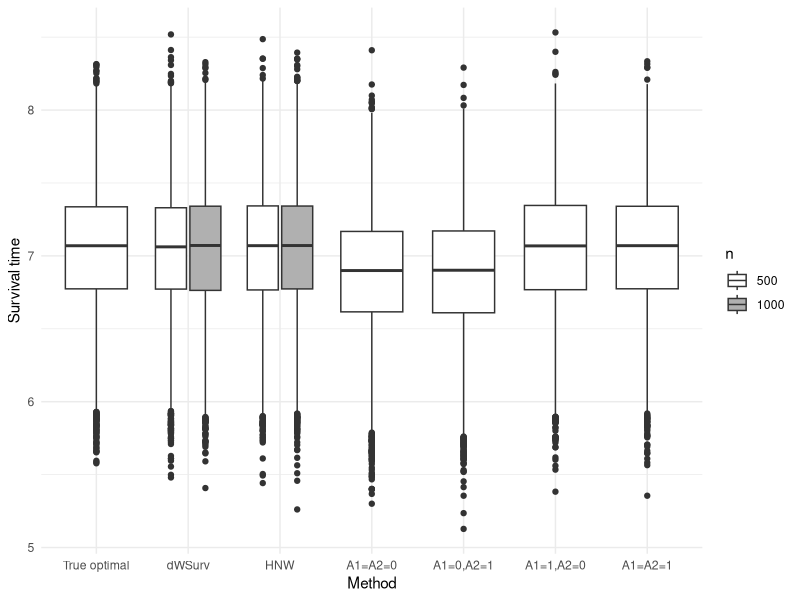
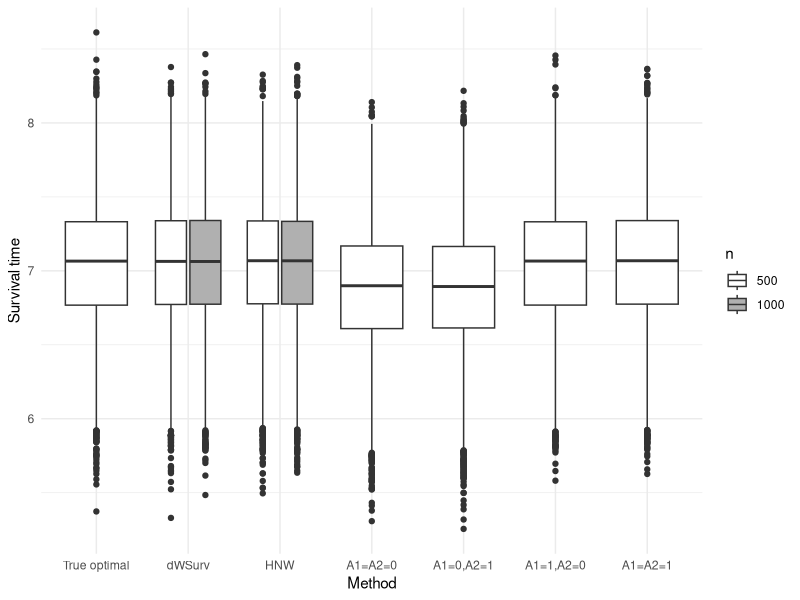
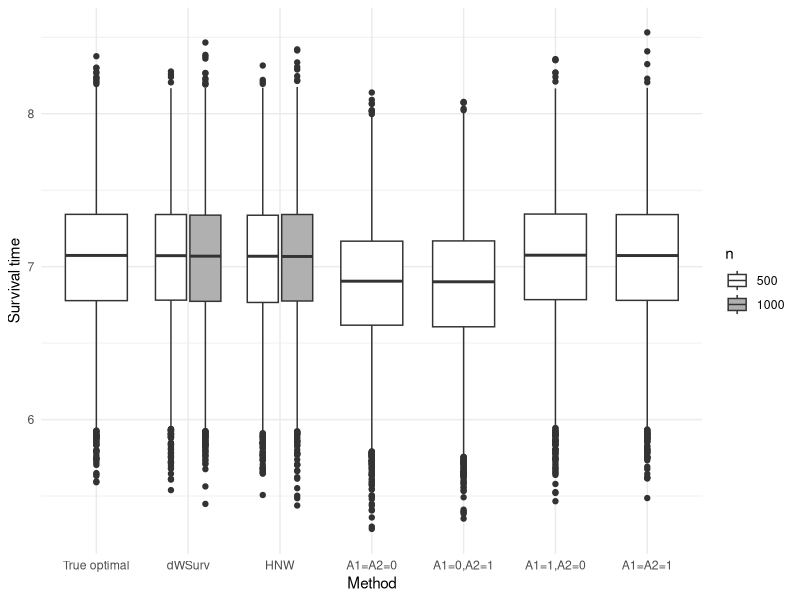
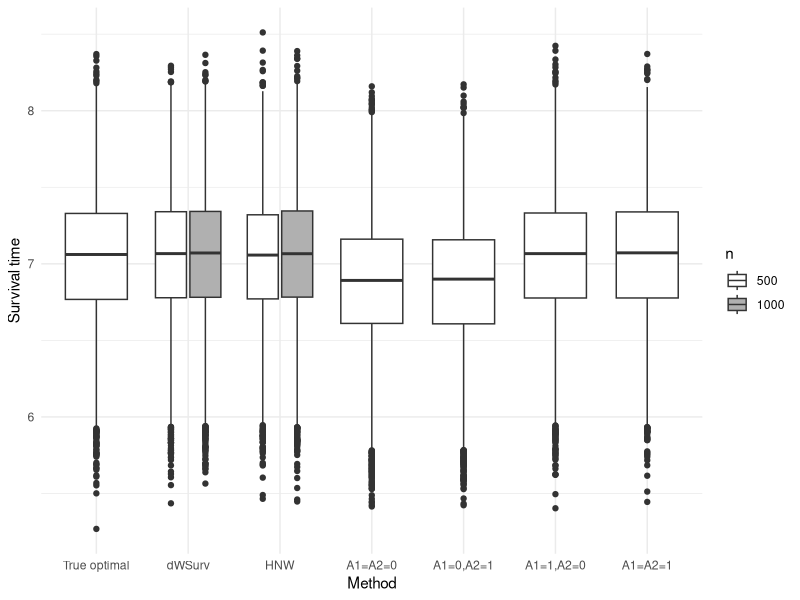
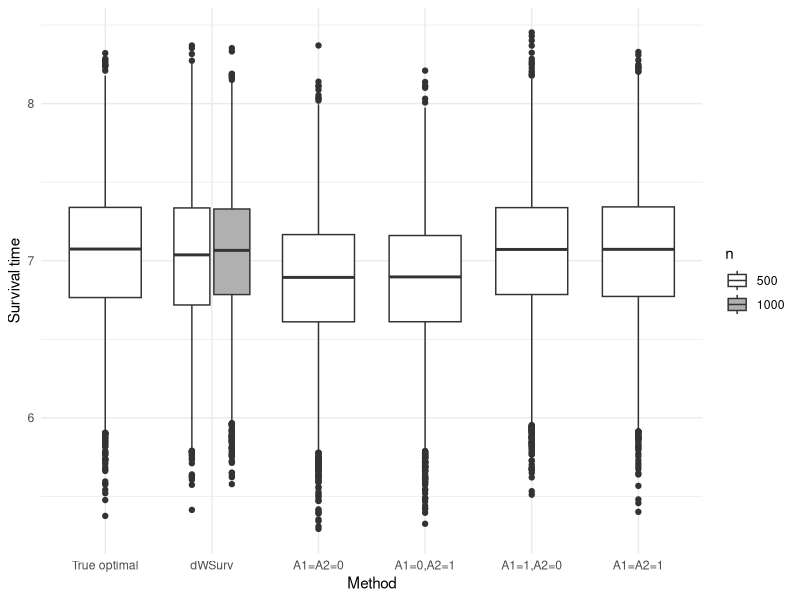
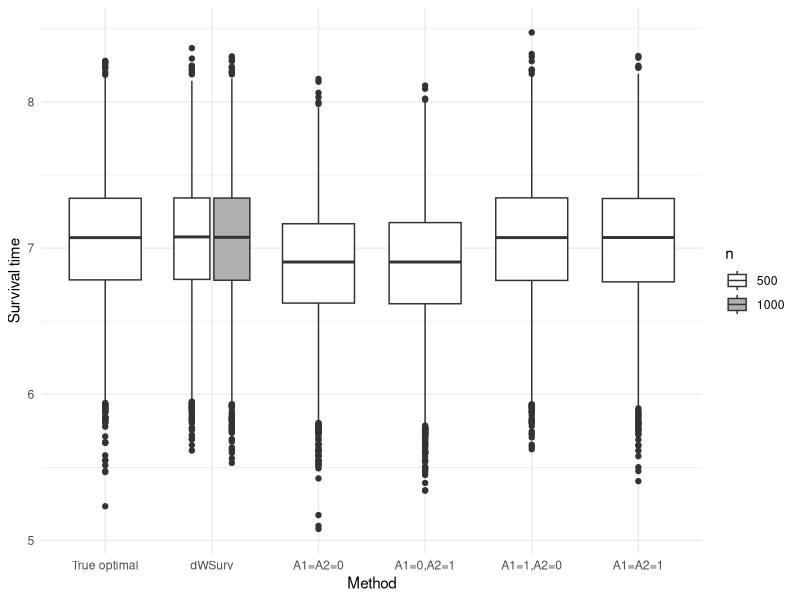

Write R code to recreate these figures, in order.
###########################################################################
# Description:  This R script allows reproducing the plots in Section 4 of
#               Supplemental_simulations.pdf
#
# User instructions: The folder 'Reproduce_simulations_results' should be
#               saved on the user's computer. The variable mainpath should
#               be replaced by the location of that folder on the user's
#               computer.
#
# Important note: The following script depends on how the simulation 
#               results in .txt are sorted in their corresponding folders. 
#               The .txt files should be sorted by name.
#
# Last updated: July 26, 2018
###########################################################################

library(ggplot2)
# mainpath refers to the location of the folder 'Reproduce_simulations_results'
mainpath <- "C:/Users/Gabrielle/Google Drive/McGill - PhD/Thesis/dw-SM/JASA/Supplementary Material/Reproduce_simulations_results/"
secpath <- "Comparison_survival_time/Results/"
setwd(paste(mainpath, secpath, sep = ""))


#### Visualize survival time distribution, n=500 and 1000, independent censoring 30% ####
d500 <- read.table("indep30_500.txt")
d1000 <- read.table("indep30_1000.txt")

dall <- as.data.frame(c(as.matrix(d500), as.matrix(d1000)))
colnames(dall) <- "survtime"
dall$method <- as.factor(rep(rep(c("True optimal", "dWSurv", "HNW", "A1=A2=0", "A1=0,A2=1", "A1=1,A2=0", "A1=A2=1"), each = 10000), 2))
dall$n <- as.factor(rep(c(500, 1000), each = 70000))
dall$method <- factor(dall$method, levels = c("True optimal", "dWSurv", "HNW", "A1=A2=0", "A1=0,A2=1", "A1=1,A2=0", "A1=A2=1"))
dall <- dall[which(dall$method %in% c("dWSurv", "HNW") | dall$n == "500"),]

png(paste(mainpath, "Comparison_survival_time/compare_indep30.png", sep = ""), width = 643, height = 375)
ggplot(dall, aes(x= method, y = survtime, fill = n)) + geom_boxplot() + theme_minimal() + scale_fill_manual(values = c("white", "grey69")) + xlab("Method") + ylab("Survival time")
dev.off()

#### Visualize survival time distribution, n=500 and 1000, independent censoring 60% ####
d500 <- read.table("indep60_500.txt")
d1000 <- read.table("indep60_1000.txt")

dall <- as.data.frame(c(as.matrix(d500), as.matrix(d1000)))
colnames(dall) <- "survtime"
dall$method <- as.factor(rep(rep(c("True optimal", "dWSurv", "HNW", "A1=A2=0", "A1=0,A2=1", "A1=1,A2=0", "A1=A2=1"), each = 10000), 2))
dall$n <- as.factor(rep(c(500, 1000), each = 70000))
dall$method <- factor(dall$method, levels = c("True optimal", "dWSurv", "HNW", "A1=A2=0", "A1=0,A2=1", "A1=1,A2=0", "A1=A2=1"))
dall <- dall[which(dall$method %in% c("dWSurv", "HNW") | dall$n == "500"),]

png(paste(mainpath, "Comparison_survival_time/compare_indep60.png", sep = ""), width = 643, height = 375)
ggplot(dall, aes(x= method, y = survtime, fill = n)) + geom_boxplot() + theme_minimal() + scale_fill_manual(values = c("white", "grey69")) + xlab("Method") + ylab("Survival time")
dev.off()

#### Visualize survival time distribution, n=500 and 1000, baseline dependent censoring 30% ####
d500 <- read.table("X1dep30_500.txt")
d1000 <- read.table("X1dep30_1000.txt")

dall <- as.data.frame(c(as.matrix(d500), as.matrix(d1000)))
colnames(dall) <- "survtime"
dall$method <- as.factor(rep(rep(c("True optimal", "dWSurv", "HNW", "A1=A2=0", "A1=0,A2=1", "A1=1,A2=0", "A1=A2=1"), each = 10000), 2))
dall$n <- as.factor(rep(c(500, 1000), each = 70000))
dall$method <- factor(dall$method, levels = c("True optimal", "dWSurv", "HNW", "A1=A2=0", "A1=0,A2=1", "A1=1,A2=0", "A1=A2=1"))
dall <- dall[which(dall$method %in% c("dWSurv", "HNW") | dall$n == "500"),]

png(paste(mainpath, "Comparison_survival_time/compare_X1dep30.png", sep = ""), width = 643, height = 375)
ggplot(dall, aes(x= method, y = survtime, fill = n)) + geom_boxplot() + theme_minimal() + scale_fill_manual(values = c("white", "grey69")) + xlab("Method") + ylab("Survival time")
dev.off()

#### Visualize survival time distribution, n=500 and 1000, baseline dependent censoring 60% ####
d500 <- read.table("X1dep60_500.txt")
d1000 <- read.table("X1dep60_1000.txt")

dall <- as.data.frame(c(as.matrix(d500), as.matrix(d1000)))
colnames(dall) <- "survtime"
dall$method <- as.factor(rep(rep(c("True optimal", "dWSurv", "HNW", "A1=A2=0", "A1=0,A2=1", "A1=1,A2=0", "A1=A2=1"), each = 10000), 2))
dall$n <- as.factor(rep(c(500, 1000), each = 70000))
dall$method <- factor(dall$method, levels = c("True optimal", "dWSurv", "HNW", "A1=A2=0", "A1=0,A2=1", "A1=1,A2=0", "A1=A2=1"))
dall <- dall[which(dall$method %in% c("dWSurv", "HNW") | dall$n == "500"),]

png(paste(mainpath, "Comparison_survival_time/compare_X1dep60.png", sep = ""), width = 643, height = 375)
ggplot(dall, aes(x= method, y = survtime, fill = n)) + geom_boxplot() + theme_minimal() + scale_fill_manual(values = c("white", "grey69")) + xlab("Method") + ylab("Survival time")
dev.off()

#### Visualize survival time distribution, n=500 and 1000, time-varying dependent censoring 30% ####
d500 <- read.table("X1X2dep30_500.txt")
d1000 <- read.table("X1X2dep30_1000.txt")

dall <- as.data.frame(c(as.matrix(d500), as.matrix(d1000)))
colnames(dall) <- "survtime"
dall$method <- as.factor(rep(rep(c("True optimal", "dWSurv", "A1=A2=0", "A1=0,A2=1", "A1=1,A2=0", "A1=A2=1"), each = 10000), 2))
dall$n <- as.factor(rep(c(500, 1000), each = 60000))
dall$method <- factor(dall$method, levels = c("True optimal", "dWSurv", "A1=A2=0", "A1=0,A2=1", "A1=1,A2=0", "A1=A2=1"))
dall <- dall[which(dall$method == "dWSurv" | dall$n == "500"),]

png(paste(mainpath, "Comparison_survival_time/compare_X1X2dep30.png", sep = ""), width = 643, height = 375)
ggplot(dall, aes(x= method, y = survtime, fill = n)) + geom_boxplot() + theme_minimal() + scale_fill_manual(values = c("white", "grey69")) + xlab("Method") + ylab("Survival time")
dev.off()

#### Visualize survival time distribution, n=500 and 1000, time-varying dependent censoring 60% ####
d500 <- read.table("X1X2dep60_500.txt")
d1000 <- read.table("X1X2dep60_1000.txt")

dall <- as.data.frame(c(as.matrix(d500), as.matrix(d1000)))
colnames(dall) <- "survtime"
dall$method <- as.factor(rep(rep(c("True optimal", "dWSurv", "A1=A2=0", "A1=0,A2=1", "A1=1,A2=0", "A1=A2=1"), each = 10000), 2))
dall$n <- as.factor(rep(c(500, 1000), each = 60000))
dall$method <- factor(dall$method, levels = c("True optimal", "dWSurv", "A1=A2=0", "A1=0,A2=1", "A1=1,A2=0", "A1=A2=1"))
dall <- dall[which(dall$method == "dWSurv" | dall$n == "500"),]

png(paste(mainpath, "Comparison_survival_time/compare_X1X2dep60.png", sep = ""), width = 643, height = 375)
ggplot(dall, aes(x= method, y = survtime, fill = n)) + geom_boxplot() + theme_minimal() + scale_fill_manual(values = c("white", "grey69")) + xlab("Method") + ylab("Survival time")
dev.off()